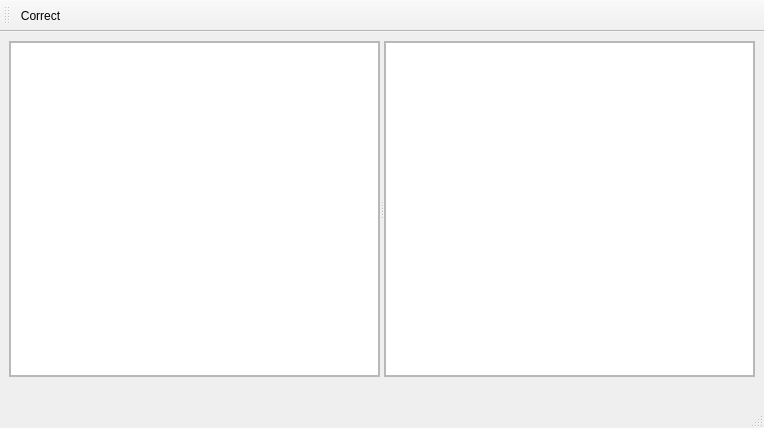
<?xml version="1.0" encoding="UTF-8"?>
<ui version="4.0">
 <class>MainWindow</class>
 <widget class="QMainWindow" name="MainWindow">
  <property name="geometry">
   <rect>
    <x>0</x>
    <y>0</y>
    <width>764</width>
    <height>428</height>
   </rect>
  </property>
  <property name="windowTitle">
   <string>Grammalecte</string>
  </property>
  <widget class="QWidget" name="centralwidget">
   <layout class="QVBoxLayout" name="verticalLayout_2">
    <item>
     <widget class="QWidget" name="widget" native="true">
      <layout class="QVBoxLayout" name="verticalLayout_3">
       <property name="margin">
        <number>0</number>
       </property>
       <item>
        <widget class="QSplitter" name="splitter">
         <property name="orientation">
          <enum>Qt::Horizontal</enum>
         </property>
         <widget class="QScrollArea" name="scrollArea_2">
          <property name="widgetResizable">
           <bool>true</bool>
          </property>
          <widget class="QWidget" name="scrollAreaWidgetContents_3">
           <property name="geometry">
            <rect>
             <x>0</x>
             <y>0</y>
             <width>368</width>
             <height>322</height>
            </rect>
           </property>
           <layout class="QVBoxLayout" name="verticalLayout_4" stretch="0">
            <property name="margin">
             <number>0</number>
            </property>
            <item>
             <widget class="QPlainTextEdit" name="plainTextEdit">
              <property name="frameShadow">
               <enum>QFrame::Plain</enum>
              </property>
             </widget>
            </item>
           </layout>
          </widget>
         </widget>
         <widget class="QScrollArea" name="scrollArea">
          <property name="frameShadow">
           <enum>QFrame::Plain</enum>
          </property>
          <property name="widgetResizable">
           <bool>true</bool>
          </property>
          <widget class="QWidget" name="scrollAreaWidgetContents">
           <property name="geometry">
            <rect>
             <x>0</x>
             <y>0</y>
             <width>368</width>
             <height>322</height>
            </rect>
           </property>
           <layout class="QVBoxLayout" name="verticalLayout">
            <property name="margin">
             <number>0</number>
            </property>
            <item>
             <widget class="QListWidget" name="listWidget">
              <property name="editTriggers">
               <set>QAbstractItemView::NoEditTriggers</set>
              </property>
              <property name="showDropIndicator" stdset="0">
               <bool>false</bool>
              </property>
             </widget>
            </item>
           </layout>
          </widget>
         </widget>
        </widget>
       </item>
      </layout>
     </widget>
    </item>
    <item>
     <widget class="QLabel" name="descriptionLabel">
      <property name="sizePolicy">
       <sizepolicy hsizetype="Preferred" vsizetype="Maximum">
        <horstretch>0</horstretch>
        <verstretch>0</verstretch>
       </sizepolicy>
      </property>
      <property name="text">
       <string/>
      </property>
     </widget>
    </item>
   </layout>
  </widget>
  <widget class="QStatusBar" name="statusbar"/>
  <widget class="QToolBar" name="toolBar">
   <property name="minimumSize">
    <size>
     <width>0</width>
     <height>32</height>
    </size>
   </property>
   <property name="windowTitle">
    <string>toolBar</string>
   </property>
   <attribute name="toolBarArea">
    <enum>TopToolBarArea</enum>
   </attribute>
   <attribute name="toolBarBreak">
    <bool>false</bool>
   </attribute>
   <addaction name="actionCorrect"/>
  </widget>
  <action name="actionCorrect">
   <property name="text">
    <string>Correct</string>
   </property>
  </action>
 </widget>
 <resources/>
 <connections/>
</ui>
